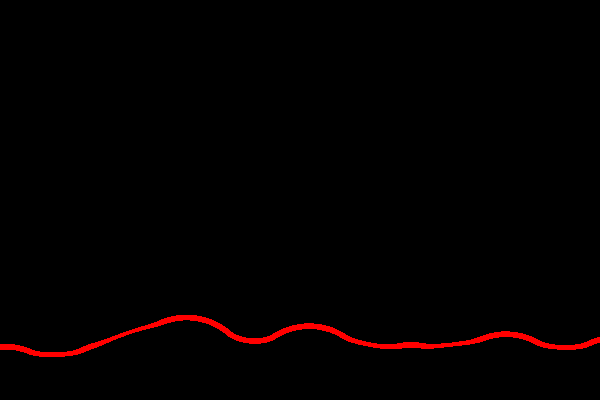
Frame 1 (no input)
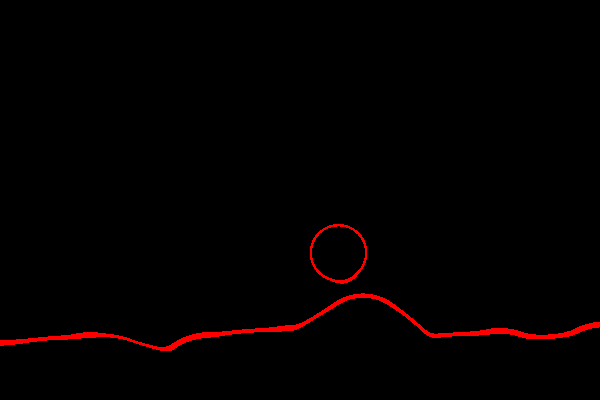
Frame 60 (the mouse pressed at the canvas centre just before this capture)
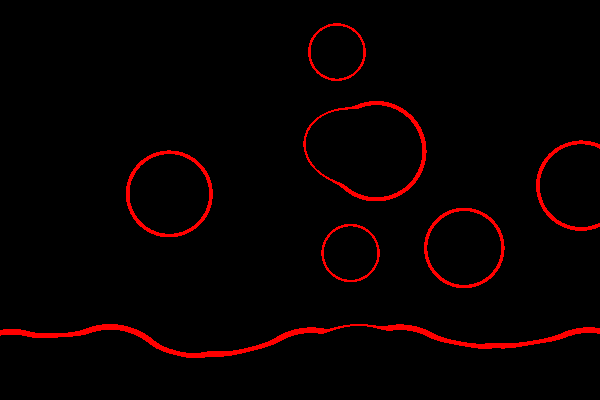
Frame 120 (the mouse held since frame 60 and released just before this capture)

The Processing sketch that drew these frames (run headless with seeded random() and noise(); from frame 60 on, the mouse is pressed at the canvas centre):

// Processing sketch: blob19
// ── blob19.pde
PImage Img;
float [][] Temperature;
float MinBlobVal = 0.01831564; 
WarmBlob [] WarmWax;
HotBlob [] HotWax;

void setup() {
   size(600, 400);
   Img = createImage(width, height, RGB);
   Temperature = new float[height][width];

   makeWax();
}

void draw() {
   zeroTemperature();
   for (int i=0; i<WarmWax.length; i++) {
     WarmWax[i].move();
     WarmWax[i].render();
   }
   for (int i=0; i<HotWax.length; i++) {
     HotWax[i].move();
     HotWax[i].render();
   }
   
   Img.loadPixels();
   buildImage();
   Img.updatePixels();
   image(Img, 0, 0);
}

void makeWax() {
   int numWarmBlobs = 1+int(width/100);
   WarmWax = new WarmBlob[numWarmBlobs];
   int xcenter = 0;
   for (int i=0; i<numWarmBlobs; i++) {
      WarmWax[i] = new WarmBlob(i*100, height, 100);
   }
   int numHotBlobs = 10;
   HotWax = new HotBlob[numHotBlobs];
   for (int i=0; i<numHotBlobs; i++) {
      HotWax[i] = new HotBlob();
   }
}

void zeroTemperature() {
   for (int y=0; y<height; y++) {
      for (int x=0; x<width; x++) {
         Temperature[y][x] = 0;
      }
   }
}

void buildImage() {
   for (int y=0; y<height; y++) {
      for (int x=0; x<width; x++) {
         float midT = 0.4;
         float rangeT = 0.05;
         if (abs(Temperature[y][x] - midT) < rangeT) {
            Img.set(x, y, color(255, 0, 0));
         } else {
            Img.set(x, y, color(0, 0, 0));
         }
      }
   }
}

class Blob {
   float cx, cy;   // blob center
   float r;        // blob radius
   float xangle, xinc, xrad;  // for wobbling blobs left-right
   float yangle, yinc, yrad;  // for wobbling blobs up-down
   float xorig, yorig;        // starting x and y

   Blob(float acx, float acy, float ar) {
      cx = acx;
      cy = acy;
      r = ar;
      startWobbles(radians(20)*random(-1, 1), r*random(0.1, 0.3),    
                   radians(20)*random(-1, 1), r*random(0.1, 0.3));
   }

   void startWobbles(float axinc, float axrad, float ayinc, float ayrad) {
      xangle = random(0, radians(360));
      yangle = random(0, radians(360));
      xinc = axinc;
      yinc = ayinc;
      xrad = axrad;
      yrad = ayrad;
      xorig = cx;
      yorig = cy;
   }
   
   void move() {
      cx = xorig + (xrad * cos(xangle));
      cy = yorig + (yrad * cos(yangle));
      xangle += xinc;
      yangle += yinc;
   }

   void render() {
      int lox = max(0, int(cx-r));
      int hix = min(width, int(cx+r));
      int loy = max(0, int(cy-r));
      int hiy = min(height, int(cy+r));
      for (int y=loy; y<hiy; y++) {
         for (int x=lox; x<hix; x++) { 
            float d2 = sq(x-cx)+sq(y-cy);
            if (d2 > r*r) continue;
            float d = sqrt(d2);
            float h = map(d, 0, r, 1, 0);
            float v = exp(-4*h*h);
            v = map(v, 1, MinBlobVal, 0, 1);  
            Temperature[y][x] += v;
         }
      }
   }
}

class WarmBlob extends Blob {
     
   WarmBlob(float acx, float acy, float ar) {
      super(acx, acy, ar);
      startWobbles(radians(3)*random(-1, 1), ar*random(0.1, 0.2),
                   radians(3)*random(-1, 1), ar*random(0.1, 0.2));
   }
}

class HotBlob extends Blob {
   float vx, vy;   // speed per frame

   HotBlob() {
      // We must call the Blob constructor
      super(0, 0, 0);
      restart(true);
   }
  
   void restart(boolean firstTime) {
      r = random(40, 100);
      cx = random(width);
      cy = height+r;
      if (firstTime) cy += random(height);
      vx = random(-.1, .1);
      vy = map(r, 40, 100, -4, -2) * random(0.8, 1.2);
      startWobbles(radians(2)*random(-1, 1), r*random(0.3, 0.6),
                   radians(2)*random(-1, 1),   random(0.3, 0.6));
   }
  
   void move() {
      xorig += vx;
      yorig += vy;
      super.move();
      if (cy+r < 0) {
         restart(false);
      }
   }
}
